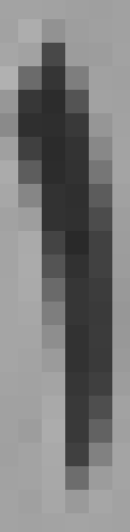
#> input picture Arabic letters/Data Set/1/0 (10)_3.png, 130 x 532 px, found by its file name; its folder holds only this picture in this run
$ jupyter execute --allow-errors model.ipynb   (shell and % lines are left out)
#> lines starting #> are read from the running program, lines starting #| are printed output that depends on the picture; long printed decimals are rounded
# Utilities

[cell 1]
from sklearn.neighbors import KNeighborsClassifier
from sklearn import svm
import sklearn
from skimage import transform
from skimage.transform import rotate, AffineTransform,warp
from skimage.util import random_noise
from skimage import util
from skimage.filters import gaussian
from sklearn import preprocessing
import numpy as np


import cv2
import matplotlib
import matplotlib.pyplot as plt

[cell 2]
def showImage(image):
    plt.imshow(image, cmap = matplotlib.cm.binary, interpolation='nearest')
    plt.axis('off')
    plt.show()

[cell 3]
# [29 lines of commented-out code are left out]

[cell 4]
# Image Augmentation, referncee: https://www.codespeedy.com/image-augmentation-using-skimage-in-python/

def augmentImage(img):
    augmentedImages=[img.flatten()]
    augmentedImages.append(img.flatten()) # add the image multiple times
    augmentedImages.append(img.flatten()) # add the image multiple times
    # rotation
    image = rotate(img, angle=5); augmentedImages.append(image.flatten())
    image = rotate(img, angle=-5); augmentedImages.append(image.flatten())
    # # Shearing
    image = transform.warp(img, AffineTransform(shear=-0.2), order=1, preserve_range=True, mode='wrap'); augmentedImages.append(image.flatten())
    image = transform.warp(img, AffineTransform(shear=0.1), order=1, preserve_range=True, mode='wrap'); augmentedImages.append(image.flatten())
    # # Cropping
    image = img.copy(); image[:, 23:] = 0; augmentedImages.append(image.flatten())
    image = img.copy(); image[:, 0:7] = 0; augmentedImages.append(image.flatten())
    image = img.copy(); image[0:7,:] = 0; augmentedImages.append(image.flatten())
    image = img.copy(); image[33:, :] = 0; augmentedImages.append(image.flatten())

    return augmentedImages

# CONSTANTS

[cell 5]
CHARACTER_DIM=(30,30)
DIRECTORY=r'Arabic letters/Data Set'

# Import and split the data

[cell 6]

import os
trainData = []
trainLabels = []


classes_dirs=os.listdir(DIRECTORY)

numClassesWithLimit = 0
LIMIT = 1150 # to have the same number of items in all classes
for innerDir in classes_dirs:
    count = 0
    for filename in os.listdir(DIRECTORY+'/' +innerDir):
        # read image
        image = cv2.imread(DIRECTORY+'/' + innerDir +'/' +filename, cv2.IMREAD_GRAYSCALE)/255.0
#> image: shape (532, 130) float64; min 0.161, max 0.694, mean 0.491

        image=cv2.resize(image,CHARACTER_DIM)
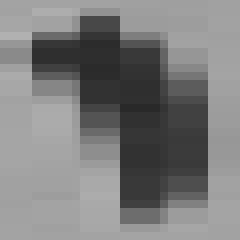
#> image: shape (30, 30) float64 (shown 8 times larger); min 0.161, max 0.694, mean 0.489

        augmentedImages = augmentImage(image.copy())
#> in augmentImage, `image = rotate(img, angle=5)`:
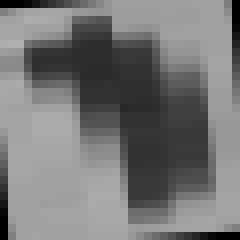
#> image: shape (30, 30) float64 (shown 8 times larger); min 0, max 0.692, mean 0.464
#> in augmentImage, `image = rotate(img, angle=-5)`:
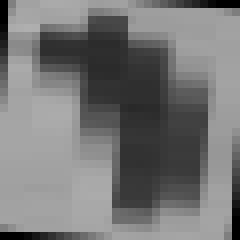
#> image: shape (30, 30) float64 (shown 8 times larger); min 0, max 0.689, mean 0.464
#> in augmentImage, `image = transform.warp(img, AffineTransform(shear=-0.2), order=1, pres`:
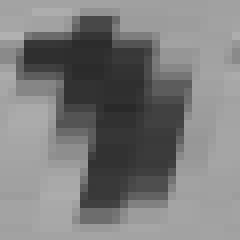
#> image: shape (30, 30) float64 (shown 8 times larger); min 0.161, max 0.694, mean 0.489
#> in augmentImage, `image = transform.warp(img, AffineTransform(shear=0.1), order=1, prese`:
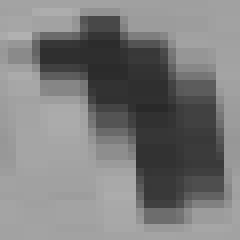
#> image: shape (30, 30) float64 (shown 8 times larger); min 0.161, max 0.694, mean 0.489
#> in augmentImage, `image[:, 23:] = 0`:
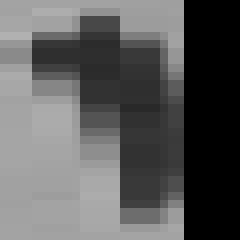
#> image: shape (30, 30) float64 (shown 8 times larger); min 0, max 0.694, mean 0.362
#> in augmentImage, `image[:, 0:7] = 0`:
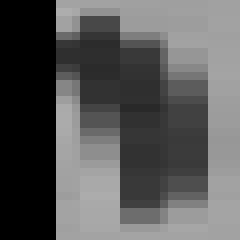
#> image: shape (30, 30) float64 (shown 8 times larger); min 0, max 0.678, mean 0.349
#> in augmentImage, `image[0:7, :] = 0`:
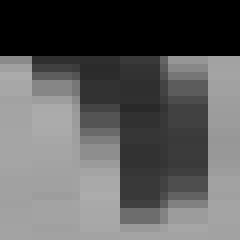
#> image: shape (30, 30) float64 (shown 8 times larger); min 0, max 0.675, mean 0.367
#> augmentedImages = 11 items
        count +=  len(augmentedImages)
#> count = 11

        # append images
        trainData+=augmentedImages
#> trainData = 11 items
        trainLabels+=[innerDir] * len(augmentedImages)
#> trainLabels = ['1', '1', '1', '1', '1', '1', '1', '1', '1', '1', '1']

        # to break the inner loop if the number of items in the class exceeded the LIMIT
        if (count >= LIMIT):
            numClassesWithLimit+=1
            print("Class", innerDir , "has", count, "items")
            break
#> pass 2 of the loop `for innerDir in classes_dirs:`:
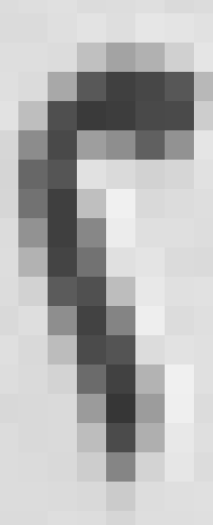
#> input picture Arabic letters/Data Set/2/0 (15)_0.png, 213 x 525 px, found by its file name
#> in augmentImage (call 2), `image[:, 0:7] = 0`:
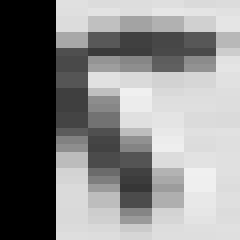
#> image: shape (30, 30) float64 (shown 8 times larger); min 0, max 0.941, mean 0.529
#> in augmentImage (call 2), `image[0:7, :] = 0`:
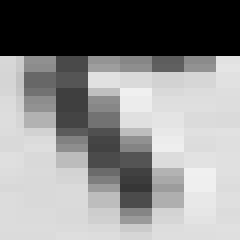
#> image: shape (30, 30) float64 (shown 8 times larger); min 0, max 0.941, mean 0.554
#> `trainData+=augmentedImages`: trainData = 22 items
#> `trainLabels+=[innerDir] * len(augmentedImages)`: trainLabels = ['1', '1', '1', '1', '1', '1', '1', '1', '1', '1', '1', '2', '2', '2', '2', '2', '2', '2', '2', '2', '2', '2']

print("Number of classes that have exceeded", LIMIT, "items is:", numClassesWithLimit, "out of", len(os.listdir(DIRECTORY)))
print("trainData Size:", len(trainData), "and trainLabels size:", len(trainLabels))
#| trainData Size: 22 and trainLabels size: 22

[cell 7]
# show_images(trainData)

[cell 8]
from sklearn.model_selection import train_test_split

# split the data
trainData, testData, trainLabels, testLabels = train_test_split(trainData, trainLabels, test_size = 0.1 , random_state=50)
#> trainData = 19 items; testData = 3 items; trainLabels = ['1', '1', '1', '1', '2', '2', '1', '1', '2', '2', '2', '1', '1', '1', '1', '2', '2', '1', '2']; testLabels = ['2', '2', '2']

# Trainning

[cell 9]
model_KNN = KNeighborsClassifier(n_neighbors=len(classes_dirs), weights='distance',n_jobs=-1)
# print(trainData,trainLabels)
model_KNN.fit(trainData, trainLabels)

[cell 10]
# [7 lines of commented-out code are left out]

# Save the model

[cell 11]
from joblib import dump, load
# save the model
dump(model_KNN, 'model.joblib')

# load the model
# model = load('model.joblib')

model = model_KNN

# Evaluate the model

[cell 12]
from sklearn.metrics import accuracy_score

# KNN
Labels_KNN_pred = model_KNN.predict(testData)
print("KNN Model Accuarcy", accuracy_score(testLabels, Labels_KNN_pred)) # validate the model
#| KNN Model Accuarcy 0.3333
